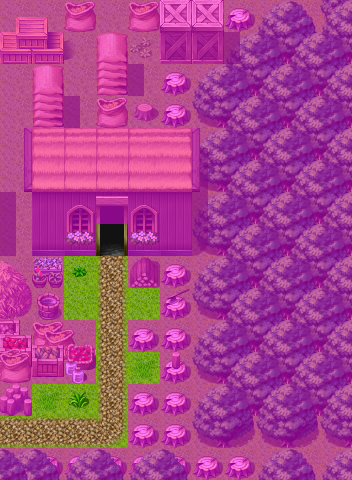

Below is a game level as drawn by its tile map, then a one-line description and the .tmx that defines it (tile-layer data replaced by summaries):
An orthogonal 11x15 tile map with 32x32 px tiles, 4 tile layers (Ground, Objects, Above, Walkable), 21 tilesets and 2 objects (2x mapchange).

<map version="1.0" orientation="orthogonal" width="11" height="15" tilewidth="32" tileheight="32">
    <properties>
        <property name="outdoors" value="1" />
    </properties>
    <tileset firstgid="1" name="map_6" tilewidth="32" tileheight="32">
        <image source="../drawable/map_6.png" />
    </tileset>
    <tileset firstgid="65" name="map_36" tilewidth="32" tileheight="32">
        <image source="../drawable/map_36.png" />
    </tileset>
    <tileset firstgid="129" name="map_7" tilewidth="32" tileheight="32">
        <image source="../drawable/map_7.png" />
    </tileset>
    <tileset firstgid="193" name="map_15" tilewidth="32" tileheight="32">
        <image source="../drawable/map_15.png" />
    </tileset>
    <tileset firstgid="257" name="map_26" tilewidth="32" tileheight="32">
        <image source="../drawable/map_26.png" />
    </tileset>
    <tileset firstgid="321" name="map_20" tilewidth="32" tileheight="32">
        <image source="../drawable/map_20.png" />
    </tileset>
    <tileset firstgid="385" name="map_10" tilewidth="32" tileheight="32">
        <image source="../drawable/map_10.png" />
    </tileset>
    <tileset firstgid="449" name="map_16" tilewidth="32" tileheight="32">
        <image source="../drawable/map_16.png" />
    </tileset>
    <tileset firstgid="513" name="map_8" tilewidth="32" tileheight="32">
        <image source="../drawable/map_8.png" />
    </tileset>
    <tileset firstgid="577" name="map_22" tilewidth="32" tileheight="32">
        <image source="../drawable/map_22.png" />
    </tileset>
    <tileset firstgid="641" name="map_4" tilewidth="32" tileheight="32">
        <image source="../drawable/map_4.png" />
    </tileset>
    <tileset firstgid="705" name="map_28" tilewidth="32" tileheight="32">
        <image source="../drawable/map_28.png" />
    </tileset>
    <tileset firstgid="769" name="map_1" tilewidth="32" tileheight="32">
        <image source="../drawable/map_1.png" />
    </tileset>
    <tileset firstgid="833" name="map_9" tilewidth="32" tileheight="32">
        <image source="../drawable/map_9.png" />
    </tileset>
    <tileset firstgid="897" name="map_18" tilewidth="32" tileheight="32">
        <image source="../drawable/map_18.png" />
    </tileset>
    <tileset firstgid="961" name="map_19" tilewidth="32" tileheight="32">
        <image source="../drawable/map_19.png" />
    </tileset>
    <tileset firstgid="1025" name="map_17" tilewidth="32" tileheight="32">
        <image source="../drawable/map_17.png" />
    </tileset>
    <tileset firstgid="1089" name="map_0" tilewidth="32" tileheight="32">
        <image source="../drawable/map_0.png" />
    </tileset>
    <tileset firstgid="1153" name="map_27" tilewidth="32" tileheight="32">
        <image source="../drawable/map_27.png" />
    </tileset>
    <tileset firstgid="1217" name="map_3" tilewidth="32" tileheight="32">
        <image source="../drawable/map_3.png" />
    </tileset>
    <tileset firstgid="1281" name="map_2" tilewidth="32" tileheight="32">
        <image source="../drawable/map_2.png" />
    </tileset>
    <layer name="Ground" width="11" height="15">
        <data>[165 cells, 165 non-empty, 7 distinct tile ids]</data>
    </layer>
    <layer name="Objects" width="11" height="15">
        <data>[165 cells, 130 non-empty, 38 distinct tile ids]</data>
    </layer>
    <layer name="Above" width="11" height="15">
        <data>[165 cells, 27 non-empty, 13 distinct tile ids]</data>
    </layer>
    <layer name="Walkable" width="11" height="15">
        <data>[165 cells, 149 non-empty, 1 distinct tile ids]</data>
    </layer>
    <objectgroup name="Mapevents">
        <object name="west" type="mapchange" x="0" y="416" width="32" height="32">
            <properties>
                <property name="map" value="loneford13" />
                <property name="place" value="east" />
            </properties>
        </object>
        <object name="outside" type="mapchange" x="96" y="224" width="32" height="32">
            <properties>
                <property name="map" value="loneford15" />
                <property name="place" value="inside" />
            </properties>
        </object>
    </objectgroup>
    <objectgroup name="Spawn" />
    <objectgroup name="Keys" />
    <objectgroup name="Replace" />
</map>
